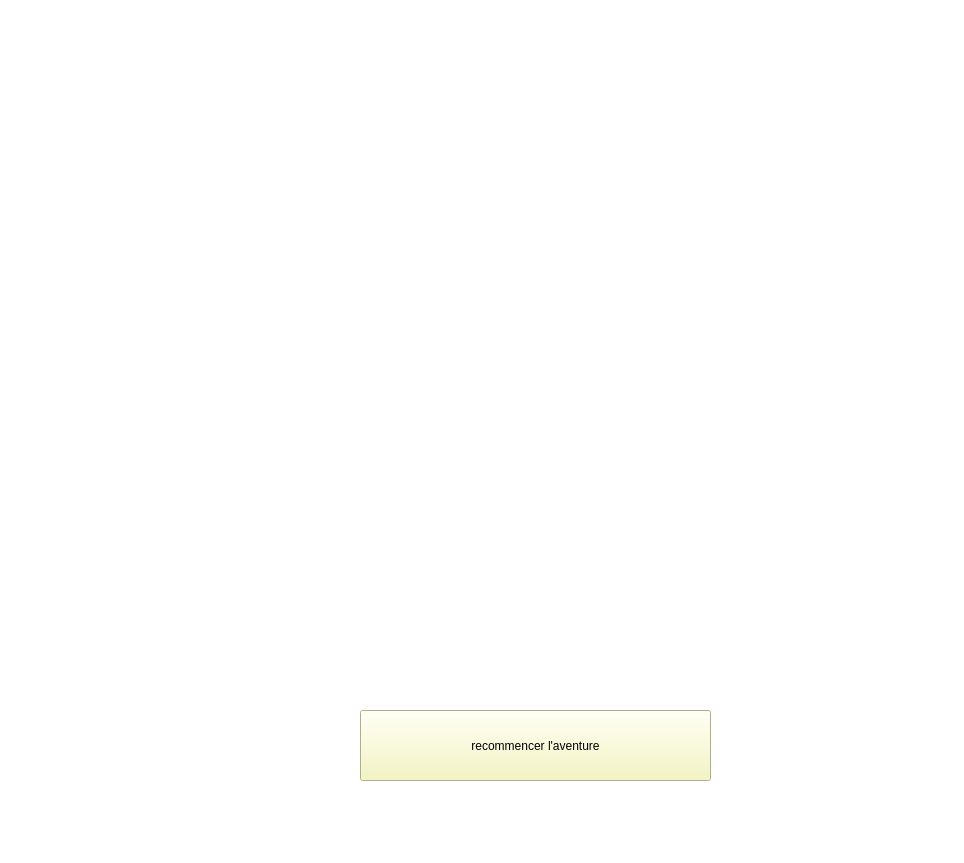
<?xml version="1.0" encoding="UTF-8"?>
<ui version="4.0">
 <class>solutioPage</class>
 <widget class="QWidget" name="solutioPage">
  <property name="geometry">
   <rect>
    <x>0</x>
    <y>0</y>
    <width>964</width>
    <height>863</height>
   </rect>
  </property>
  <property name="windowTitle">
   <string>Form</string>
  </property>
  <property name="styleSheet">
   <string notr="true">background-color: rgb(255, 255, 255);</string>
  </property>
  <widget class="QPushButton" name="nextPage">
   <property name="geometry">
    <rect>
     <x>360</x>
     <y>710</y>
     <width>351</width>
     <height>71</height>
    </rect>
   </property>
   <property name="styleSheet">
    <string notr="true">background-color: rgb(245, 245, 183);
border-color: rgb(170, 170, 127);
font: 16pt &quot;Segoe Print&quot;;</string>
   </property>
   <property name="text">
    <string>recommencer l'aventure</string>
   </property>
  </widget>
  <widget class="QLabel" name="label">
   <property name="geometry">
    <rect>
     <x>10</x>
     <y>420</y>
     <width>331</width>
     <height>441</height>
    </rect>
   </property>
   <property name="text">
    <string/>
   </property>
   <property name="pixmap">
    <pixmap>solutionPage.jpg</pixmap>
   </property>
   <property name="scaledContents">
    <bool>true</bool>
   </property>
  </widget>
  <widget class="QLabel" name="result">
   <property name="geometry">
    <rect>
     <x>33</x>
     <y>39</y>
     <width>891</width>
     <height>381</height>
    </rect>
   </property>
   <property name="styleSheet">
    <string notr="true">font: 13pt &quot;Segoe Script&quot;;
color: rgb(170, 0, 0);</string>
   </property>
   <property name="text">
    <string/>
   </property>
  </widget>
 </widget>
 <resources/>
 <connections/>
</ui>
